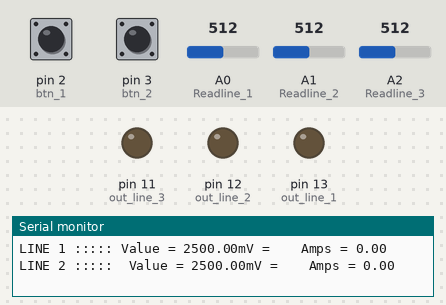
This sketch was run on a simulated Arduino Uno, built with avr-gcc and run on an emulated ATmega328P. Parts: output pins drawn as LEDs (lit = HIGH), the last lines printed to the serial monitor. The test bench sets the inputs (shaded band); at power-on: A0 (Readline_1) = 512, A1 (Readline_2) = 512, A2 (Readline_3) = 512, pin 2 (btn_1) HIGH, pin 3 (btn_2) HIGH.

Above: at 2.3 s.
2.4 s: A0 (Readline_1) set to 621
5.4 s: A0 (Readline_1) set to 641
At 8.1 s:
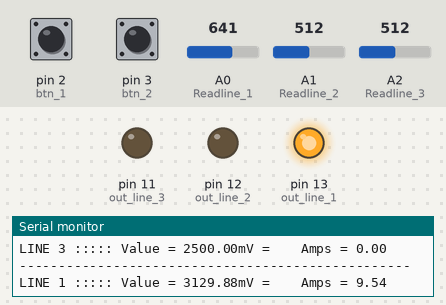
8.4 s: A1 (Readline_2) set to 907
11.4 s: A1 (Readline_2) set to 936
At 13.7 s:
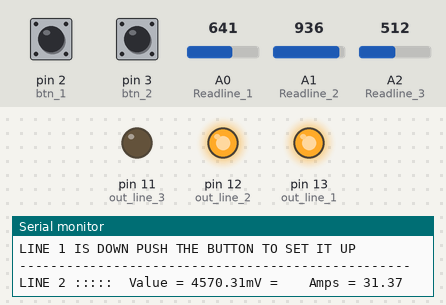
17.3 s: A2 (Readline_3) set to 928
At 20.0 s:
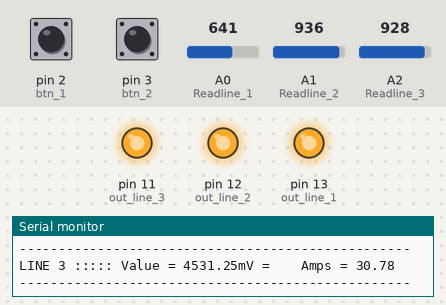
20.3 s: A2 (Readline_3) set to 900
Timing chart, 0 to 22.8 s (numbered marks = the images above; inputs shaded):
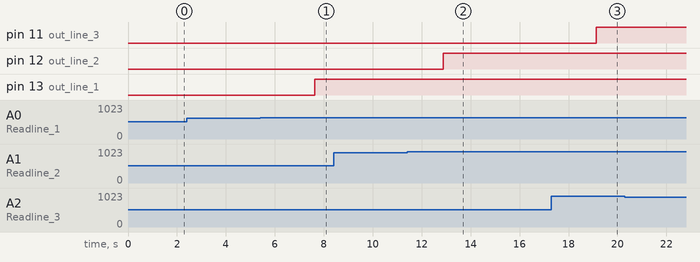

Measured:
- the behaviour switches between 633 and 634 on A0 (Readline_1) (found by bisection; images 0 and 1)
- the behaviour switches between 917 and 918 on A1 (Readline_2) (found by bisection; images 1 and 2)
- after the input at 5.4 s, pin 13 (out_line_1): LOW → HIGH after 2.2 s
- after the input at 11.4 s, pin 12 (out_line_2): LOW → HIGH after 1.5 s
- after the input at 17.3 s, pin 11 (out_line_3): LOW → HIGH after 1.8 s

The sketch:

delestor.ino
```cpp
// -----------------------------------------------
// -----------------------------------------------
// ---------  TP KUBUYA DAVID Darone -------------
// --------  TECH 1 G.I ULPLG | FSTA--------------
// -----------------------------------------------
// -----------------------------------------------
#include <Keypad.h>
//------------------------------------------------
const int numberOfLines = 3;
const int ROW_NUM = 4;
const int COLUMN_NUM = 3;
//------------------------------------------------
int Readline_1 = A0; // readValue of line 1
int Readline_2 = A1; // readValue of line 2
int Readline_3 = A2; // readValue of line 3
// ------------------ out for lines ---------------
int out_line_1 = 13;
int out_line_2 = 12;
int out_line_3 = 11;
// ------------------ end output ------------------
// --------- max level of load for line -----------
const int mVperAmp_line_1 = 66; // for 10 A
const int mVperAmp_line_2 = 66; // for 15 A
const int mVperAmp_line_3 = 66; // for 20 A
// ------------------ end -------------------------
int ACSoffset = 2500;
float Voltage_line_1 = 0;
float Voltage_line_2 = 0;
float Voltage_line_3 = 0;
// ------------------------------------------------
double Amps_line_1 = 0;
double Amps_line_2 = 0;
double Amps_line_3 = 0;
// ------------------------------------------------
float RawValue_1 = 0;
float RawValue_2 = 0;
float RawValue_3 = 0;
// ------------------------------------------------
int btn_1 = 2;
int btn_2 = 3;
int btn_3 = 0;
volatile int buttonState = 0;
// -----------------------------------------------
volatile bool blck = false;
volatile bool isLocked_line_1 = false;
volatile bool isLocked_line_2 = false;
bool isLocked_line_3 = false;
char keys[ROW_NUM][COLUMN_NUM] = {
  {'1','2','3'},
  {'4','5','6'},
  {'7','8','9'},
  {'*','0','#'}
};
byte pin_rows[ROW_NUM] = {8, 7, 6, 5};
byte pin_column[COLUMN_NUM] = {4, 9, 10};
Keypad keypad = Keypad( makeKeymap(keys), pin_rows, pin_column, ROW_NUM, COLUMN_NUM );
const String password = "1945";
String input_password_user;
// ------------------------------------------------
void setup()
{
// ------------- configuring pots -----------------
  Serial.begin(9600);
  pinMode(out_line_1,OUTPUT);
  pinMode(out_line_2,OUTPUT);
  pinMode(out_line_3,OUTPUT);
  pinMode(Readline_1,INPUT);
  pinMode(Readline_2,INPUT);
  pinMode(Readline_3,INPUT);
  pinMode(btn_1,INPUT_PULLUP);
  pinMode(btn_2,INPUT_PULLUP);
  pinMode(btn_3,INPUT_PULLUP);
  input_password_user.reserve(32);
  attachInterrupt(digitalPinToInterrupt(btn_1),pin_In_1, RISING);
  attachInterrupt(digitalPinToInterrupt(btn_2),pin_In_2, RISING);
  attachInterrupt(digitalPinToInterrupt(btn_3),pin_In_3, RISING);
// ------------------- end config -----------------
  Serial.println("-----------------------------------------------------");
  Serial.println("----        TP KUBUYA DAVID Darone         -----");
  Serial.println("----           TECH1 ULPGL FSTA            -----");
  Serial.println("-----------------------------------------------------");
  delay(1000);
}
// -------------------------------------------------
void pin_In_1()
{
  if(isLocked_line_1){blck = true;}else{Serial.println("LINE IS STILL WORKING");}
}
void pin_In_2()
{
  if(isLocked_line_2){blck = true;}else{Serial.println("LINE IS STILL WORKING");}
}
void pin_In_3()
{
  if(isLocked_line_3){blck = true;}else{Serial.println("LINE IS STILL WORKING");}
}
//  ---------------------------------
bool _onTyppingPassword()
{

  char key = keypad.getKey();
  if (key){
    if(key == '*') {
      input_password_user = "";
    } else if(key == '#') {
      if(password == input_password_user) {
        Serial.println("password is correct");
        input_password_user = "";
        Serial.println(":::: LINE IS UP :::::");
        blck = false;
      } else {
        Serial.println();
        Serial.println("password is incorrect, try again or contact David Maene");
        input_password_user = "";
        return false;
      }
      input_password_user = "";
    } else {
      input_password_user += key;
      Serial.println();
      Serial.print(input_password_user);
    }
  }
}
// -------------------------------------------------
void _line_estb_1()
{
  float maxpoint=0;
  int i=0;
  for(i=0;i<500;i++){
    RawValue_1=analogRead(Readline_1);
    if(RawValue_1>maxpoint)maxpoint=RawValue_1;
  }
  Voltage_line_1 = (maxpoint/1024.0)*5000;// my output vol in mV
  Amps_line_1 = ((Voltage_line_1-ACSoffset)/mVperAmp_line_1);
//  Amps_line_1=Amps_line_1/sqrt(2);
  Serial.print("LINE 1 ::::: Value = ");
  Serial.print(Voltage_line_1);
  Serial.print("mV = ");
  Serial.print("\t Amps = ");
  Serial.println(Amps_line_1);
  if(Amps_line_1<=9.0){digitalWrite(out_line_1,LOW); isLocked_line_1 = false;}
  else{digitalWrite(out_line_1, HIGH); isLocked_line_1 = true;} // my relay is acti e to 0
  delay(1000);
}
// ----------------------------------------------
void _line_estb_2()
{
  float maxpoint=0;
  int i=0;
  for(i=0;i<500;i++){
    RawValue_2=analogRead(Readline_2);
    if(RawValue_2>maxpoint)maxpoint=RawValue_2;
  }
  Voltage_line_2 = (maxpoint/1024.0)*5000;// my output vol in mV
  Amps_line_2 = ((Voltage_line_2-ACSoffset)/mVperAmp_line_2);
//  Amps_line_1=Amps_line_1/sqrt(2);
  Serial.print("LINE 2 :::::  Value = ");
  Serial.print(Voltage_line_2);
  Serial.print("mV = ");
  Serial.print("\t Amps = ");
  Serial.println(Amps_line_2);
  if(Amps_line_2<=30.0){digitalWrite(out_line_2,LOW); isLocked_line_2 = false;}
  else{digitalWrite(out_line_2, HIGH); isLocked_line_2 = true;} // my relay is acti e to 0
  delay(1000);
}
// ----------------------------------------------
void _line_estb_3()
{
  float maxpoint=0;
  int i=0;
  for(i=0;i<500;i++){
    RawValue_3=analogRead(Readline_3);
    if(RawValue_3>maxpoint)maxpoint=RawValue_3;
  }
  Voltage_line_3 = (maxpoint/1024.0)*5000;// my output vol in mV
  Amps_line_3 = ((Voltage_line_3-ACSoffset)/mVperAmp_line_3);
//  Amps_line_1=Amps_line_1/sqrt(2);
  Serial.print("LINE 3 ::::: Value = ");
  Serial.print(Voltage_line_3);
  Serial.print("mV = ");
  Serial.print("\t Amps = ");
  Serial.println(Amps_line_3);
  Serial.println("--------------------------------------------------");
  if(Amps_line_3<=30.0){digitalWrite(out_line_3,LOW); isLocked_line_3 = false;}
  else{digitalWrite(out_line_3, HIGH); isLocked_line_3 = true;} // my relay is acti e to 0
  delay(1000);
}
// -----------------------------------------------
void onNotif(int line)
{
  Serial.print("LINE ");
  Serial.print(line);
  Serial.println(" IS DOWN PUSH THE BUTTON TO SET IT UP");
  Serial.println("--------------------------------------------------");
  delay(2000);
}
// ------------------------------------------------
// ----------------- establis line ----------------
void _establishLine(int line)
{
  switch(line){
    case 1:
      (!isLocked_line_1)?_line_estb_1(): onNotif(line);
    break;
    case 2:
      (!isLocked_line_2)?_line_estb_2(): onNotif(line);
    break;
    case 3:
      (!isLocked_line_3)?_line_estb_3(): onNotif(line);
    break;
    default:
    break;
    }
}
// ---------------- end --------------------------
// ------------------------------------------------
void loop()
{
  if(!blck){
    for(int i=0;i<numberOfLines;i++)
      {
          _establishLine(i+1);
      }
  }else{
     _onTyppingPassword();
   }
}
```
